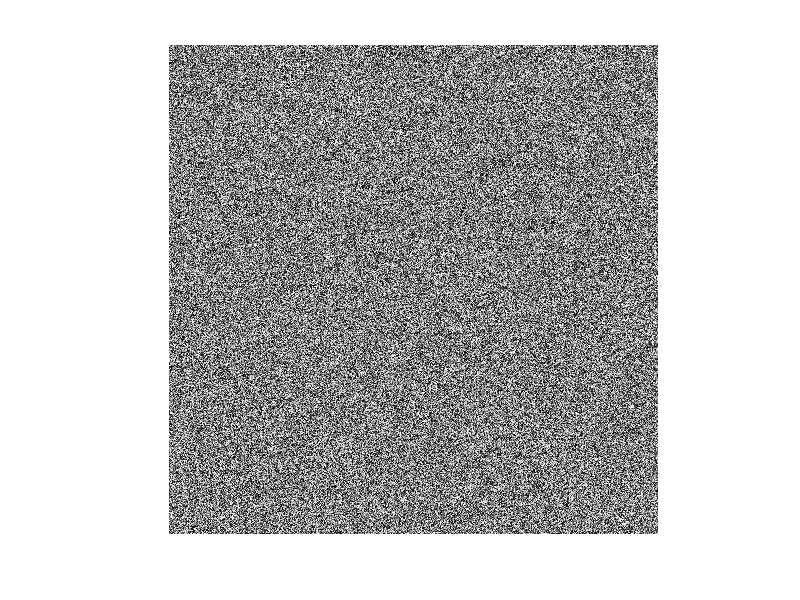

The MATLAB script that drew this image: (Note: this script raises an error after producing the figure.)
test_img =rand([500,500]);
imshow(test_img);
[test_x,test_y] = ginput(6);

new_img = generate_scribble_stroke(test_x,test_y,500,500);
imshow(new_img);
